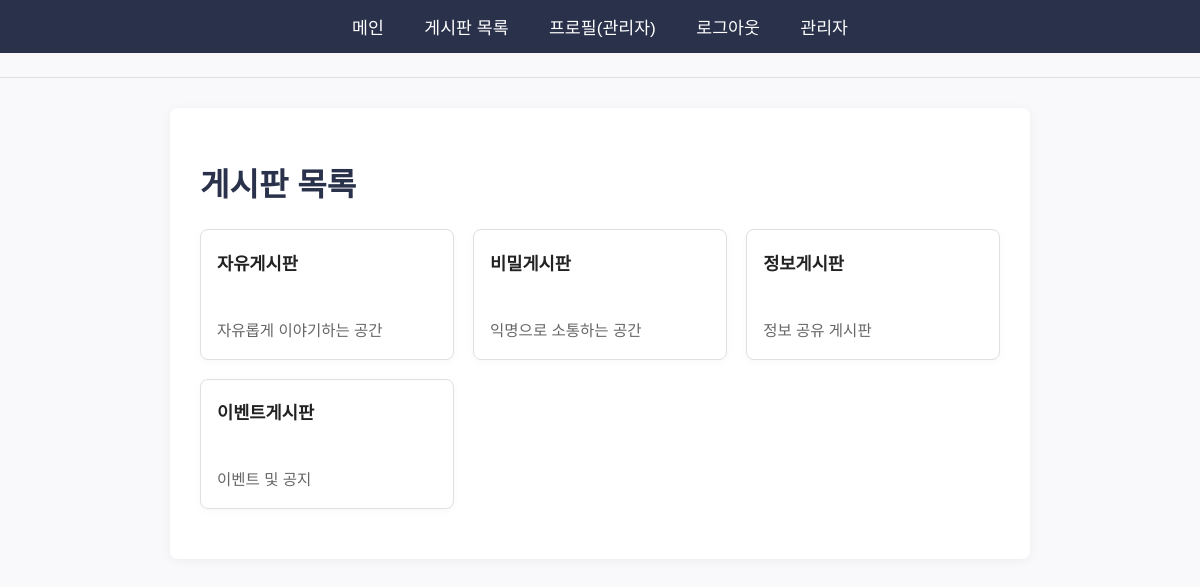
/board_list (signed in), run on the app's committed database.
### models/user.py (models this page shows, shortened)
class User(UserMixin, db.Model):
    __tablename__ = 'users'
    user_id = db.Column(db.Integer, primary_key=True)
    email = db.Column(db.String(120), unique=True, nullable=False)
    password_hash = db.Column(db.String(255), nullable=False)
    nickname = db.Column(db.String(40), nullable=True, default=None)
    is_authenticated = db.Column(db.Boolean, default=False)
    is_banned = db.Column(db.Boolean, default=False)
    role = db.Column(db.String(20), default="user")  # user, moderator, admin
    created_at = db.Column(db.DateTime, default=datetime.datetime.utcnow)
    posts = db.relationship('Post', backref='author', lazy=True)
    comments = db.relationship('Comment', backref='author', lazy=True)
    likes = db.relationship('Like', backref='user', lazy=True)
    notifications = db.relationship('Notification', backref='user', lazy=True)

### models/board.py (models this page shows)
class Board(db.Model):
    __tablename__ = 'boards'
    board_id = db.Column(db.Integer, primary_key=True)
    name = db.Column(db.String(100), nullable=False)
    description = db.Column(db.Text, nullable=True)
    created_at = db.Column(db.DateTime, default=datetime.datetime.utcnow)
    posts = db.relationship('Post', backref='board', lazy=True)

### blueprints/web/routes.py (the view)
@web_bp.route('/board_list')
def board_list():
    boards = Board.query.order_by(Board.board_id.asc()).all()
    return render_template('board_list.html', boards=boards)

### templates/board_list.html (shortened to what this page needs)
{% extends "base.html" %}
{% block content %}
<h1>게시판 목록</h1>
<div class="board-list">
{% for board in boards %}
    <div class="board-card">
        <div class="board-title">
            <a href="{{ url_for('board.board_detail', board_id=board.board_id) }}">{{ board.name }}</a>
        </div>
        <div class="board-desc">{{ board.description }}</div>
    </div>
{% endfor %}
</div>
{% endblock %}

### templates/navbar.html
<nav>
    <a href="{{ url_for('web.index') }}">메인</a>
    <a href="{{ url_for('web.board_list') }}">게시판 목록</a>
    {% if current_user.is_authenticated %}
        <a href="{{ url_for('web.profile') }}">프로필({{ current_user.nickname or current_user.email }})</a>
        <a href="{{ url_for('web.logout') }}">로그아웃</a>
        {% if current_user.role == 'admin' %}
            <a href="{{ url_for('web.admin') }}">관리자</a>
        {% endif %}
    {% else %}
        <a href="{{ url_for('web.login') }}">로그인</a>
        <a href="{{ url_for('web.register') }}">회원가입</a>
    {% endif %}
</nav>
<hr>

### static/style.css (style rules this page uses)
body { font-family: 'Noto Sans KR', Arial, sans-serif; background: #f9f9fb; color: #222; margin: 0; padding: 0; }
nav { background: #2a324b; padding: 14px 0; text-align: center; }
nav a { color: #fff; text-decoration: none; margin: 0 18px; font-weight: 500; font-size: 1.08em; transition: color 0.2s; }
h1, h2, h3 { font-weight: 700; color: #2a324b; }
hr { border: none; border-top: 1px solid #e0e0e0; margin: 24px 0; }
a { color: #2a324b; text-decoration: underline; }
::placeholder { color: #bbb; }

### templates/board_list.html (style rules this page uses)
.board-list { display: grid; grid-template-columns: repeat(auto-fit, minmax(240px, 1fr)); gap: 1.2rem; margin-top: 1.5rem; }
.board-card { background: #fff; border: 1px solid #e0e0e0; border-radius: 8px; padding: 1.2rem 1rem; box-shadow: 0 2px 8px rgba(0,0,0,0.03); transition: box-shadow 0.2s; display: flex; flex-direction: column; justify-content: space-between; min-height: 90px; }
.board-title a { font-size: 1.1rem; font-weight: bold; color: #222; text-decoration: none; }
.board-desc { margin-top: 0.5rem; color: #666; font-size: 0.97rem; }

### data on the page
User: nickname "관리자"
Board: name "자유게시판", description "자유롭게 이야기하는 공간"
Board: name "비밀게시판", description "익명으로 소통하는 공간"
Board: name "정보게시판", description "정보 공유 게시판"
Board: name "이벤트게시판", description "이벤트 및 공지"
